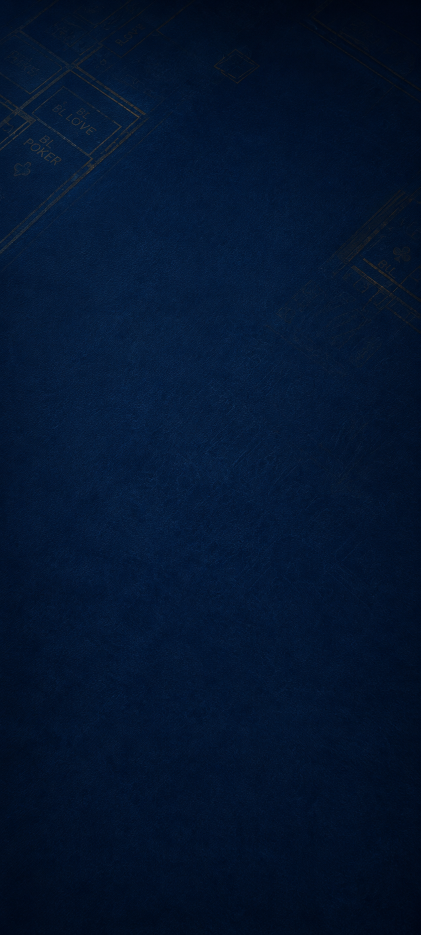
#> input picture art_sources/announcement/v7_long_floor_source.png, 841 x 1870 px (shown at 1/2 size)
$ python -i extract_v7_login_register_exact_assets.py   (imports and definitions only)
#> lines starting #> are read from the running program, lines starting #| are printed output that depends on the picture
#> further down, picture is the input picture: PIL image 841x1870 RGB; mean R, G, B 3.6, 21.3, 46.8
### tools/extract_v7_wallet_exact_assets.py
#!/usr/bin/env python3
"""Extract the accepted V7 wallet mockups into deterministic Cocos assets.

Static borders, headers, art lettering, icons and buttons are sampled directly
from the accepted effect images.  Live balance/input/record values are removed
so the Prefab can render real data on top without baking demo content.
"""

from __future__ import annotations

from pathlib import Path

import numpy as np
from PIL import Image, ImageDraw, ImageFilter, ImageFont

from generate_v7_runtime_skin import OUT, ROOT, cover, save


PREVIEW = ROOT / "design-previews/2026-09-05-V7钱包三页效果图-v1"
BACKGROUND = ROOT / "art_sources/v7/casino_background_clean_v8.png"
LONG_FLOOR = ROOT / "art_sources/announcement/v7_long_floor_source.png"
FONT = ROOT / "assets/font/PingFF.ttf"
SCALE = 750 / 941


def crop(source: Image.Image, box: tuple[int, int, int, int],
         size: tuple[int, int]) -> Image.Image:
#> called with box = (294, 301, 647, 371), size = (330, 64)
    return source.crop(box).resize(size, Image.Resampling.LANCZOS).convert("RGBA")
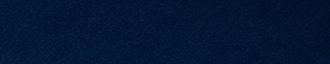
#> returned value: PIL image 330x64 RGBA; mean R, G, B, A 2.9, 22.8, 51.2, 255


# [265 lines left out: functions rounded, erase_horizontal, erase_box, clean_panel, selected_channel, gold_cutout and 4 more, not called in this run]


# [2 lines that do not run on import are left out]

### tools/extract_v7_login_register_exact_assets.py
#!/usr/bin/env python3
"""Cut formal quick-registration art from the approved V7 effect image.

Static lettering, icons, borders and button art come from the confirmed image
itself.  Only clean stretchable surfaces and states absent from the mockup are
derived; live values/placeholders remain native Prefab controls.
"""

from __future__ import annotations

import json
from pathlib import Path

import numpy as np
from PIL import Image, ImageDraw, ImageFilter, ImageFont, ImageOps

from extract_v7_wallet_exact_assets import crop, erase_horizontal, rounded
from generate_v7_runtime_skin import OUT, ROOT, save


PREVIEW = (
    ROOT
    / "design-previews/2026-09-06-V7快速注册弹窗效果图-v3"
    / "01-快速注册弹窗-大字版.png"
)
FONT = ROOT / "assets/font/PingFF.ttf"
SS = 4
GOLD = (231, 197, 145, 255)
GOLD_HI = (249, 226, 181, 255)
COOL = (207, 216, 220, 255)
COOL_DIM = (174, 188, 196, 255)
NAVY = (4, 31, 53, 255)


# [9 lines left out: function save_crisp, not called in this run]


def font(size: int) -> ImageFont.FreeTypeFont:
    return ImageFont.truetype(str(FONT), size * SS)


def highres(size: tuple[int, int]) -> tuple[Image.Image, ImageDraw.ImageDraw]:
    image = Image.new("RGBA", (size[0] * SS, size[1] * SS), (0, 0, 0, 0))
    return image, ImageDraw.Draw(image, "RGBA")


def finish(image: Image.Image, size: tuple[int, int]) -> Image.Image:
    return image.resize(size, Image.Resampling.LANCZOS)


# [241 lines left out: functions draw_text, text_asset, register_surface, rounded_surface, icon, input_row and 6 more, not called in this run]


def direct_title(source: Image.Image) -> Image.Image:
    """Cut the approved title lettering itself; do not redraw it with a font."""
    return warm_cutout(crop(source, (294, 301, 647, 371), (330, 64)))


# [21 lines left out: functions direct_panel, direct_status_clean, not called in this run]


def warm_cutout(image: Image.Image) -> Image.Image:
    rgba = np.asarray(image.convert("RGBA")).copy()
    rgb = rgba[:, :, :3].astype(np.int16)
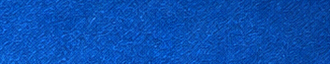
#> rgb: shape (64, 330, 3) int16; mean R, G, B 2.9, 22.8, 51.2; drawn with min black and max white
    red, green, blue = rgb[:, :, 0], rgb[:, :, 1], rgb[:, :, 2]
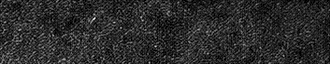
#> red: shape (64, 330) int16; min 0, max 17, mean 2.89; drawn with min black and max white
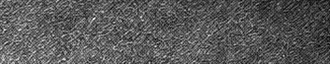
#> green: shape (64, 330) int16; min 12, max 43, mean 22.8; drawn with min black and max white
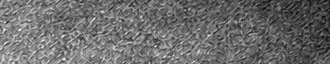
#> blue: shape (64, 330) int16; min 35, max 73, mean 51.2; drawn with min black and max white
    value = rgb.max(axis=2)
    warm = np.clip((red - blue - 8) * 5.0, 0, 255)
#> warm: shape (64, 330) float64; every value is 0
    bright = np.clip((value - 80) * 3.0, 0, 255)
    alpha = np.minimum(warm, bright).astype(np.uint8)
#> alpha: shape (64, 330); every value is 0
    alpha = np.asarray(Image.fromarray(alpha).filter(ImageFilter.GaussianBlur(.25)))
    rgba[:, :, 3] = alpha
    return Image.fromarray(rgba, "RGBA")


# [45 lines left out: functions direct_shield, direct_round, direct_avatar_ring, direct_row, not called in this run]


def direct_anti_theft(source: Image.Image) -> Image.Image:
    image = rounded(source, (130, 1183, 811, 1279), (540, 76), 13)
    return erase_horizontal(image, 432, 522, 8, 68)


def direct_refresh_background(source: Image.Image) -> Image.Image:
    image = rounded(source, (130, 1345, 811, 1445), (300, 62), 15)
    return erase_horizontal(image, 45, 255, 8, 54)


# [52 lines left out: function main, not called in this run]


# [2 lines not run here, left out]

>>> from PIL import Image
>>> picture = Image.open('../art_sources/announcement/v7_long_floor_source.png')
>>> result = direct_title(picture)
